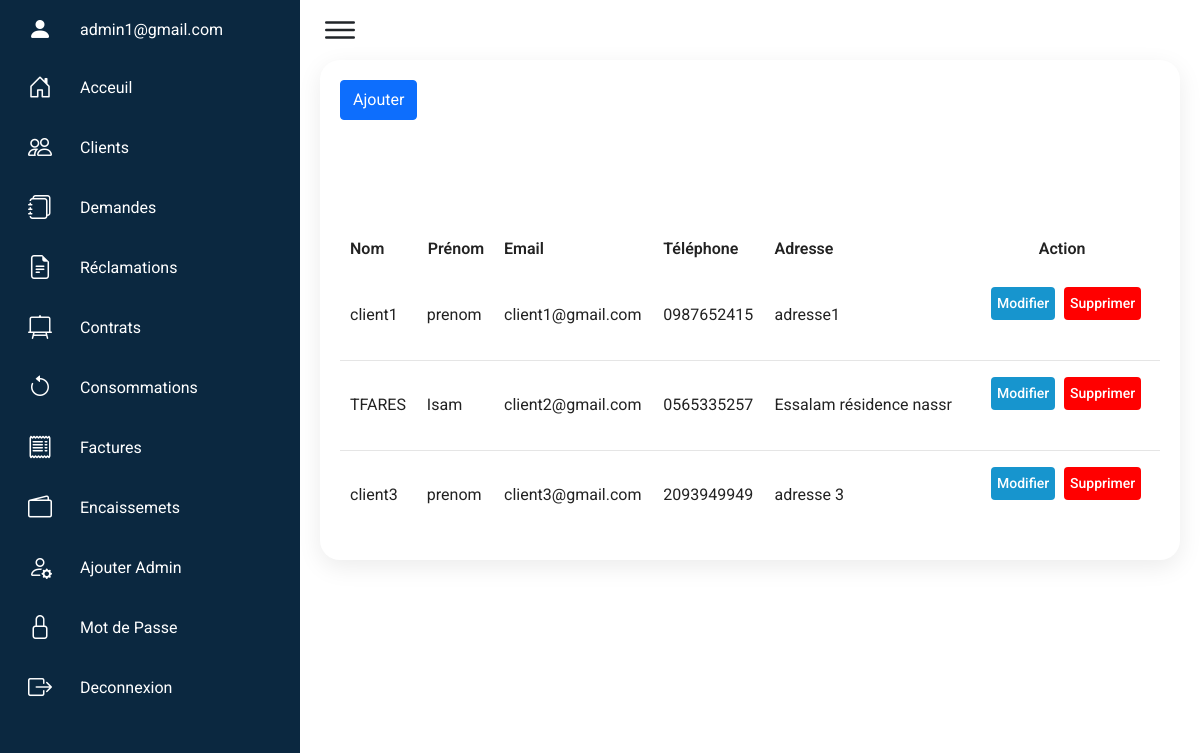
Before: /index.php?page=clients (signed in) with the older database file.
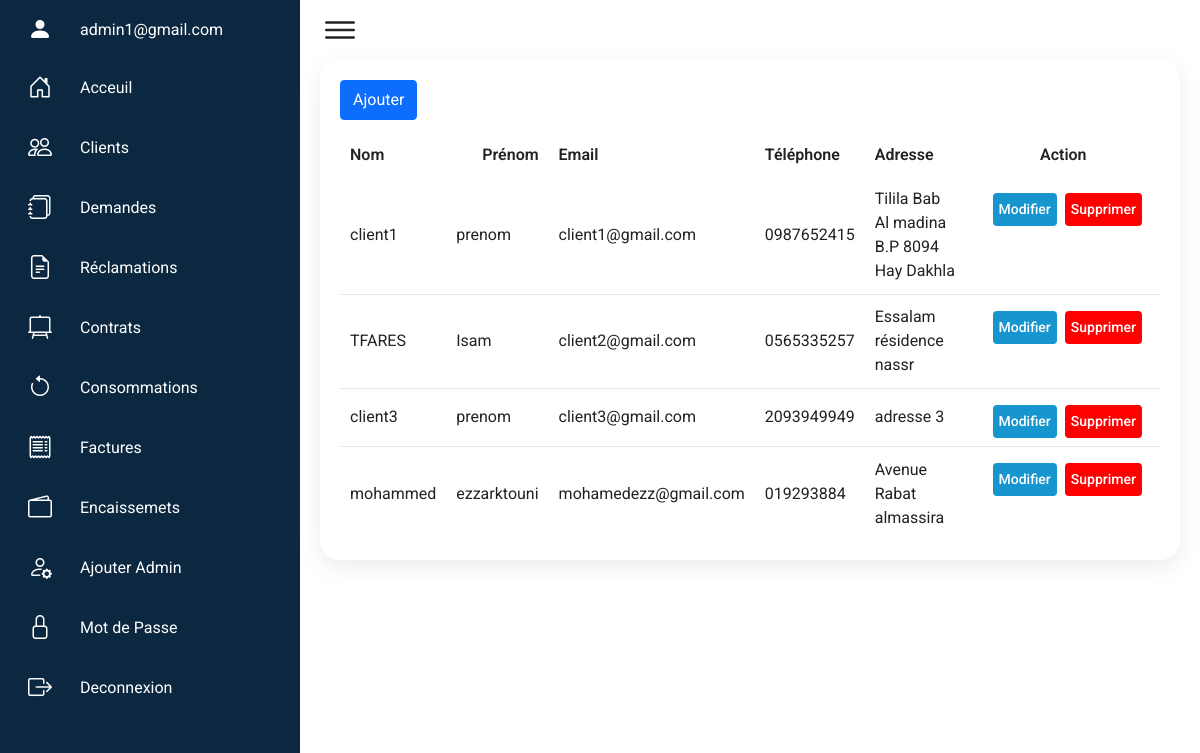
After: the same page with the newer database file.
### tables this page shows
CREATE TABLE `clients` (
  `client_id` int(11) NOT NULL,
  `password` varchar(50) NOT NULL,
  `nom` varchar(20) NOT NULL,
  `prenom` varchar(20) NOT NULL,
  `adresse` varchar(50) NOT NULL,
  `tel` varchar(10) NOT NULL,
  `email` varchar(30) NOT NULL,
  `isVerified` int(11) NOT NULL DEFAULT 0,
  `token` varchar(255) NOT NULL,
  `isActive` tinyint(4) NOT NULL DEFAULT 1
);

### models/clients.php (called while the page is built, shortened)
<?php
function getClients()
{
    $db = connectToDatabase();
    $stm = $db->prepare("SELECT * FROM clients");
    $stm->execute();
    $clients = $stm->fetchAll();
    return $clients;
}

### controllers/clients.php (called while the page is built, shortened)
<?php
require("models/clients.php");
function clients()
{
    $clients = getClients();
    return $clients;
}

### views/admin/clients.php (the view, shortened to what this page needs)
<?php
$clients = clients();
?>
<div class="details-table pt-0">
    <div class="activities">
        <div class="d-flex justify-content-between">
            <button type="button" class="btn btn-primary" data-bs-toggle="modal" data-bs-target="#addStudent" style="height: 40px !important;">
                Ajouter
            </button>
        </div>
        <table>
            <thead>
                <tr>
                    <td>Nom</td>
                    <td>Prénom</td>
                    <td class="text-start">Email </td>
                    <td class="text-start">Téléphone</td>
                    <td class="text-start">Adresse</td>
                    <td class="text-center">Action</td>
                </tr>
            </thead>
            <tbody>
                <?php foreach ($clients as $client) { ?>
                    <tr>
                        <td>
                            <?= $client['nom'] ?>
                        </td>
                        <td class="text-start">
                            <?= $client['prenom'] ?>
                        </td>
                        <td class="text-start">
                            <?= $client['email'] ?>
                        </td>
                        <td class="text-start">
                            <?= $client['tel'] ?>
                        </td>
                        <td class="text-start">
                            <?= $client['adresse'] ?>
                        </td>
                        <td class="d-flex justify-content-evenly py-2 mt-2 mx-2">
                            <button type="button" class="status btn delivered border-none mx-2" data-bs-toggle="modal" data-bs-target="#modifierClient<?= $client['client_id'] ?>">Modifier</button>
                            <form action="?page=deleteClient" method="post">
                                <button type="submit" class="status btn return border-none" onclick="return confirm('Êtes-vous sûr de vouloir supprimer le client  <?= $client['nom'] . ' ' . $client['prenom'] ?>  ?');">Supprimer</button>
                            </form>
                        </td>
                    </tr>
                <?php } ?>
            </tbody>
        </table>
    </div>
</div>
<?php require('views/admin/layout.php');

Changed rows visible on the page:
changed clients "client1": adresse "adresse1" → "Tilila Bab Al madina B.P 8094 Hay Dakhla"
added clients: nom "mohammed", prenom "ezzarktouni", email "mohamedezz@gmail.com", tel "019293884", adresse "Avenue Rabat almassira"
